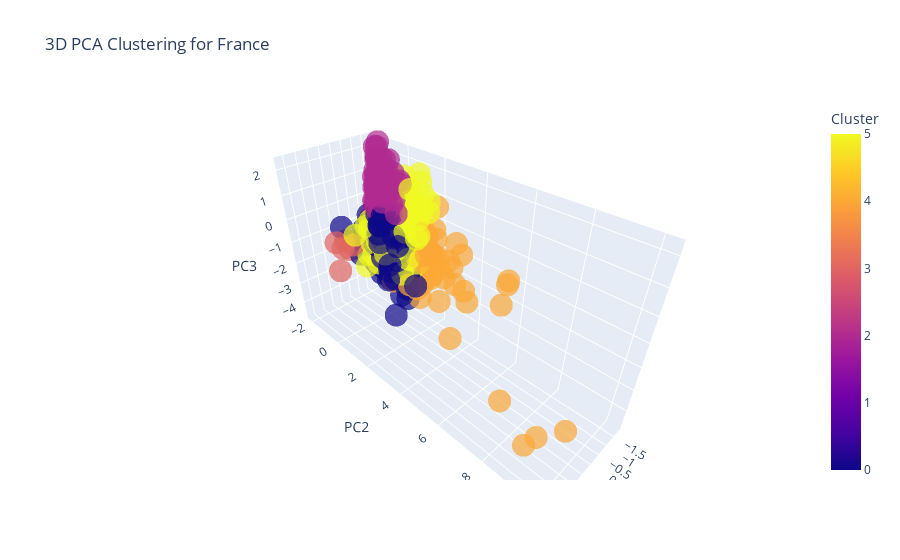
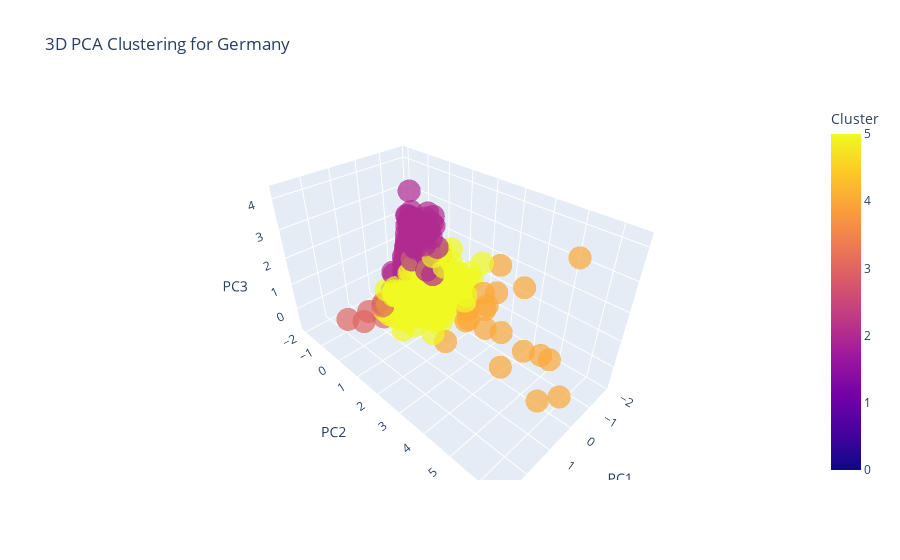
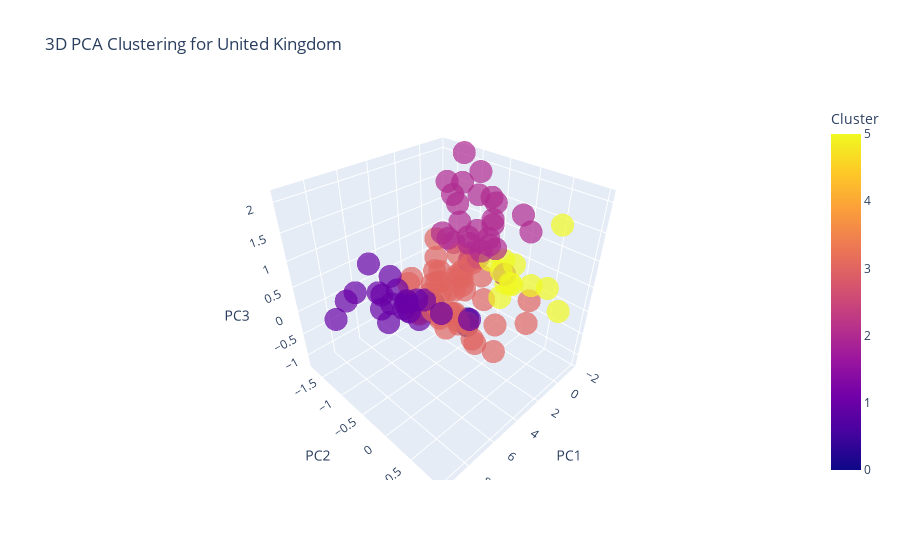
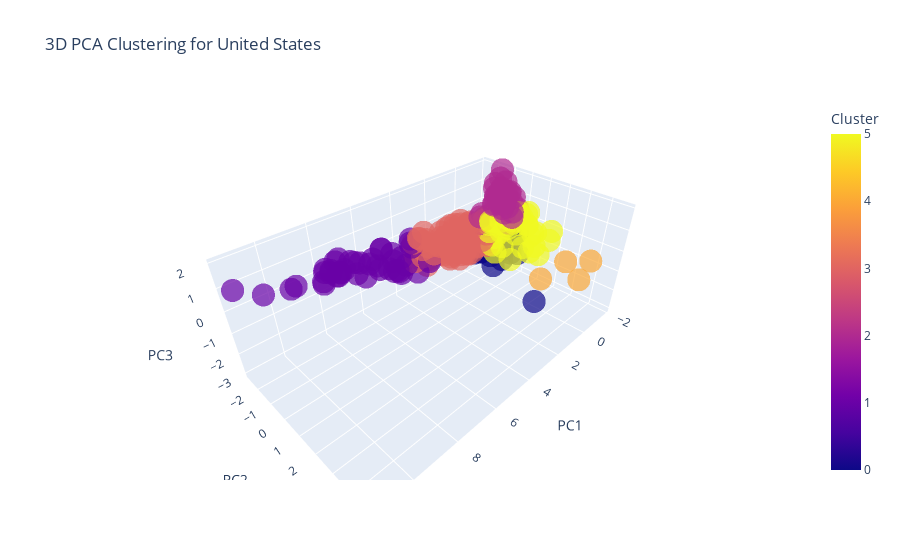

These figures' notebook cell, in order:
### Code cell
pca_df = pd.DataFrame(pca_features, columns=['PC1', 'PC2', 'PC3'])  # or whatever PCA output you're using
pca_df_with_country = pd.concat([pca_df, df_clustered[['Country', 'Cluster']].reset_index(drop=True)], axis=1)
countries = pca_df_with_country['Country'].unique()

for country in countries:
    country_df = pca_df_with_country[pca_df_with_country['Country'] == country]
    fig = px.scatter_3d(
        country_df,
        x='PC1', y='PC2', z='PC3',
        color='Cluster',
        title=f"3D PCA Clustering for {country}",
        opacity=0.7
    )
    fig.show()

### Figure 1 — Plotly figure (JSON) as saved in the notebook; plotly's stock layout.template omitted (floating-point values rounded to 4 significant figures; data arrays with more than 128 entries replaced by an {"elided": "..."} marker saying what was removed)
{"data": [{"hovertemplate": "PC1=%{x}<br>PC2=%{y}<br>PC3=%{z}<br>Cluster=%{marker.color}<extra></extra>", "legendgroup": "", "marker": {"color": {"elided": "720 int values"}, "coloraxis": "coloraxis", "opacity": 0.7, "symbol": "circle"}, "mode": "markers", "name": "", "scene": "scene", "showlegend": false, "type": "scatter3d", "x": {"elided": "720 float values"}, "y": {"elided": "720 float values"}, "z": {"elided": "720 float values"}}], "layout": {"coloraxis": {"colorbar": {"title": {"text": "Cluster"}}, "colorscale": [[0, "#0d0887"], [0.1111, "#46039f"], [0.2222, "#7201a8"], [0.3333, "#9c179e"], [0.4444, "#bd3786"], [0.5556, "#d8576b"], [0.6667, "#ed7953"], [0.7778, "#fb9f3a"], [0.8889, "#fdca26"], [1, "#f0f921"]]}, "legend": {"tracegroupgap": 0}, "scene": {"domain": {"x": [0, 1], "y": [0, 1]}, "xaxis": {"title": {"text": "PC1"}}, "yaxis": {"title": {"text": "PC2"}}, "zaxis": {"title": {"text": "PC3"}}}, "title": {"text": "3D PCA Clustering for France"}}}

### Figure 2 — Plotly figure (JSON) as saved in the notebook; plotly's stock layout.template omitted (floating-point values rounded to 4 significant figures; data arrays with more than 128 entries replaced by an {"elided": "..."} marker saying what was removed)
{"data": [{"hovertemplate": "PC1=%{x}<br>PC2=%{y}<br>PC3=%{z}<br>Cluster=%{marker.color}<extra></extra>", "legendgroup": "", "marker": {"color": {"elided": "446 int values"}, "coloraxis": "coloraxis", "opacity": 0.7, "symbol": "circle"}, "mode": "markers", "name": "", "scene": "scene", "showlegend": false, "type": "scatter3d", "x": {"elided": "446 float values"}, "y": {"elided": "446 float values"}, "z": {"elided": "446 float values"}}], "layout": {"coloraxis": {"colorbar": {"title": {"text": "Cluster"}}, "colorscale": [[0, "#0d0887"], [0.1111, "#46039f"], [0.2222, "#7201a8"], [0.3333, "#9c179e"], [0.4444, "#bd3786"], [0.5556, "#d8576b"], [0.6667, "#ed7953"], [0.7778, "#fb9f3a"], [0.8889, "#fdca26"], [1, "#f0f921"]]}, "legend": {"tracegroupgap": 0}, "scene": {"domain": {"x": [0, 1], "y": [0, 1]}, "xaxis": {"title": {"text": "PC1"}}, "yaxis": {"title": {"text": "PC2"}}, "zaxis": {"title": {"text": "PC3"}}}, "title": {"text": "3D PCA Clustering for Germany"}}}

### Figure 3 — Plotly figure (JSON) as saved in the notebook; plotly's stock layout.template omitted (floating-point values rounded to 4 significant figures)
{"data": [{"hovertemplate": "PC1=%{x}<br>PC2=%{y}<br>PC3=%{z}<br>Cluster=%{marker.color}<extra></extra>", "legendgroup": "", "marker": {"color": [0, 0, 3, 0, 3, 3, 3, 3, 3, 3, 3, 3, 1, 3, 3, 3, 3, 3, 1, 1, 3, 1, 1, 1, 1, 1, 3, 1, 1, 3, 3, 3, 1, 3, 1, 1, 1, 3, 3, 3, 1, 3, 1, 1, 1, 1, 1, 3, 3, 3, 3, 3, 3, 1, 3, 1, 3, 3, 3, 3, 3, 3, 5, 3, 2, 5, 2, 2, 2, 3, 3, 3, 3, 5, 5, 5, 2, 3, 5, 2, 5, 5, 5, 5, 5, 2, 2, 2, 2, 2, 2, 2, 2, 2, 2, 2, 2, 2, 2, 2, 2, 2, 2, 5, 2, 2, 2, 2, 2], "coloraxis": "coloraxis", "opacity": 0.7, "symbol": "circle"}, "mode": "markers", "name": "", "scene": "scene", "showlegend": false, "type": "scatter3d", "x": [0.1741, 0.6863, 1.048, -0.07272, 1.144, 1.692, 1.336, 1.377, 1.419, 1.578, 3.072, 2.846, 4.795, 3.144, 4.025, 2.646, 3.792, 4.156, 4.588, 5.194, 4.363, 4.911, 7.362, 9.472, 6.667, 7.95, 2.622, 6.145, 5.461, 2.925, 2.94, 2.756, 4.601, 1.086, 5.955, 6.933, 5.636, 2.702, 3.869, 3.347, 4.432, 2.985, 5.007, 4.467, 5.626, 4.824, 4.962, 1.973, 1.825, 3.705, 3.517, 3.767, 2.397, 6.334, 3.785, 6.562, 2.253, 3.268, 1.52, 2.362, 1.722, 3.081, 0.9515, 1.857, -0.5734, 0.816, -0.1925, 0.0001788, -0.3166, 2.346, 1.796, 1.357, 2.599, 0.9124, 0.4073, 0.3533, -0.425, 1.781, 0.08604, -0.4869, -0.4928, 0.1459, 0.241, -0.6518, -0.4792, -1.188, -1.474, -0.89, -1.19, -0.4935, -1.47, -1.055, -1.155, -1.559, -1.548, -1.263, -1.389, -1.671, -1.226, -1.351, -1.477, -1.286, -1.175, -1.035, -1.525, -1.405, -1.667, -1.629, -1.507], "y": [-0.7248, -1.411, -0.9249, -0.7687, -0.7058, -1.031, -0.7995, -0.4501, -1.231, -0.5973, 0.3969, 0.01063, -0.8794, -0.5094, -0.8762, -0.08557, -0.4814, -0.8179, -1.351, -1.461, -0.6985, -0.8331, -0.5424, -0.9519, -0.9096, -1.272, -0.4486, -0.2749, -0.7899, -0.8507, -0.6753, -0.9635, -0.9956, -0.8214, -1.113, -1.42, -0.6494, -0.91, -1.122, -1.197, -1.232, -0.6727, -0.633, -0.6171, -0.6671, 0.3057, -0.1594, -0.4718, -0.5493, -0.5514, 0.4675, 0.9636, -0.9318, -0.7631, -0.3153, -1.142, 0.008172, -0.1307, -1.123, -0.831, -0.617, -0.2165, 0.04513, 0.673, -1.235, 0.1072, -0.8084, -0.7384, -0.7934, -0.3905, -1.05, -0.6915, 0.0133, 0.9797, -0.03748, 0.4437, -0.6761, -0.3341, -0.3436, -0.1656, -0.05245, 0.09045, -0.1002, 0.5566, -0.003324, -0.06128, -1.316, -0.5874, -0.8827, -0.3679, -1.372, -1.014, -0.5786, -1.739, -1.595, -0.7935, -0.6191, -1.656, -0.6395, -0.5773, -1.125, -0.6395, 0.09468, 0.5759, -1.288, -0.9239, -1.532, -1.293, -0.9293], "z": [-1.189, -0.9825, -0.8439, -1.083, -0.8916, -0.8775, -0.7322, -0.7404, -0.8235, -0.8247, -0.4601, -0.6171, -0.1745, -0.5858, -0.3341, -0.6229, -0.233, -0.3054, -0.3431, -0.06853, -0.1105, -0.1401, 0.2386, 0.3735, 0.154, 0.2866, -0.2938, 0.278, 0.04531, -0.4411, 0.05751, -0.1562, -0.1008, -0.2335, 0.2078, 0.215, 0.314, 0.08809, 0.146, 0.1408, 0.01783, 0.3207, 0.2596, 0.1846, 0.3197, 0.4575, 0.2831, 0.3684, 0.3382, 0.4745, 0.2386, 0.6612, 0.3249, 0.8391, 0.4729, 0.896, 0.2472, 0.5094, 0.3952, 0.3611, 0.3207, 0.5212, 0.1172, 0.5825, 0.4112, 0.42, 0.267, 0.3902, 0.4264, 0.6039, 0.8513, 0.6671, 0.7699, 0.4229, 0.7545, 0.5143, 0.3794, 0.7226, 0.5577, 0.2806, 0.1481, 0.2951, 0.4874, 0.3784, 0.57, 1.419, 0.7206, 0.7721, 0.7665, 0.7086, 1.091, 0.4415, 1.123, 0.2824, 0.224, 0.3527, 0.975, 1.419, 1.516, 1.422, 0.4837, 0.5538, 1.176, 1.527, 1.538, 1.438, 1.198, 2.084, 1.861]}], "layout": {"coloraxis": {"colorbar": {"title": {"text": "Cluster"}}, "colorscale": [[0, "#0d0887"], [0.1111, "#46039f"], [0.2222, "#7201a8"], [0.3333, "#9c179e"], [0.4444, "#bd3786"], [0.5556, "#d8576b"], [0.6667, "#ed7953"], [0.7778, "#fb9f3a"], [0.8889, "#fdca26"], [1, "#f0f921"]]}, "legend": {"tracegroupgap": 0}, "scene": {"domain": {"x": [0, 1], "y": [0, 1]}, "xaxis": {"title": {"text": "PC1"}}, "yaxis": {"title": {"text": "PC2"}}, "zaxis": {"title": {"text": "PC3"}}}, "title": {"text": "3D PCA Clustering for United Kingdom"}}}

### Figure 4 — Plotly figure (JSON) as saved in the notebook; plotly's stock layout.template omitted (floating-point values rounded to 4 significant figures; data arrays with more than 128 entries replaced by an {"elided": "..."} marker saying what was removed)
{"data": [{"hovertemplate": "PC1=%{x}<br>PC2=%{y}<br>PC3=%{z}<br>Cluster=%{marker.color}<extra></extra>", "legendgroup": "", "marker": {"color": {"elided": "352 int values"}, "coloraxis": "coloraxis", "opacity": 0.7, "symbol": "circle"}, "mode": "markers", "name": "", "scene": "scene", "showlegend": false, "type": "scatter3d", "x": {"elided": "352 float values"}, "y": {"elided": "352 float values"}, "z": {"elided": "352 float values"}}], "layout": {"coloraxis": {"colorbar": {"title": {"text": "Cluster"}}, "colorscale": [[0, "#0d0887"], [0.1111, "#46039f"], [0.2222, "#7201a8"], [0.3333, "#9c179e"], [0.4444, "#bd3786"], [0.5556, "#d8576b"], [0.6667, "#ed7953"], [0.7778, "#fb9f3a"], [0.8889, "#fdca26"], [1, "#f0f921"]]}, "legend": {"tracegroupgap": 0}, "scene": {"domain": {"x": [0, 1], "y": [0, 1]}, "xaxis": {"title": {"text": "PC1"}}, "yaxis": {"title": {"text": "PC2"}}, "zaxis": {"title": {"text": "PC3"}}}, "title": {"text": "3D PCA Clustering for United States"}}}
